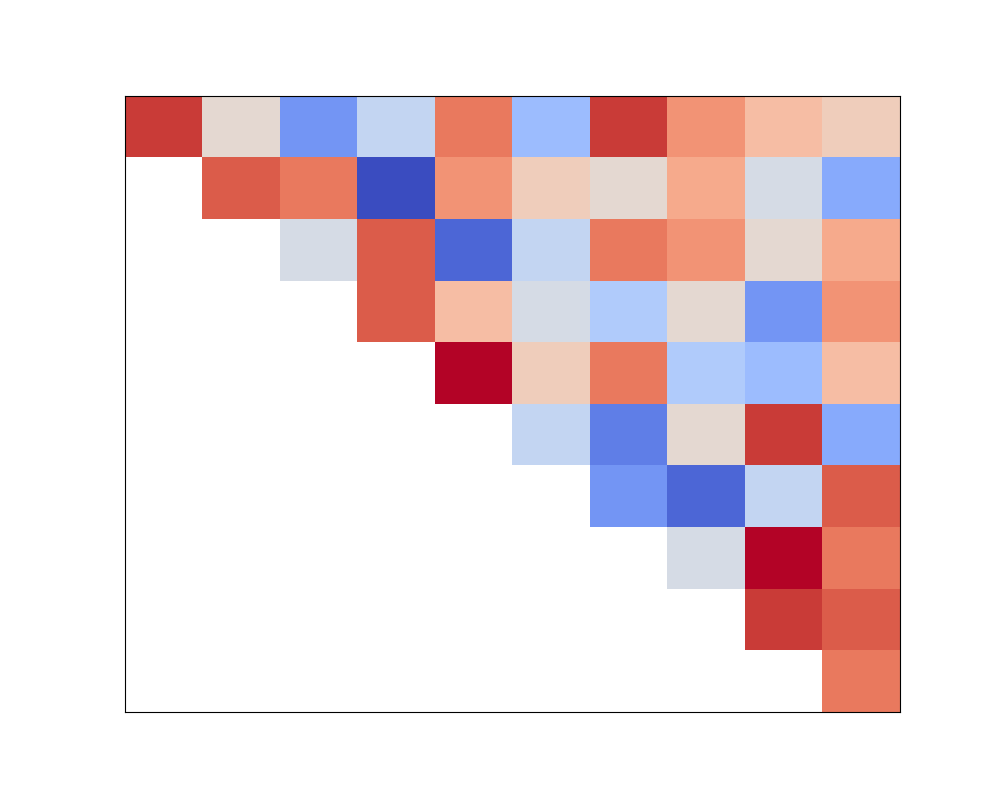

Source code (Python):
import matplotlib.pyplot as plt
import numpy as np

temperature_data = np.array([
    [33, 26, 20, 24, 31, 22, 33, 30, 28, 27],
    [28, 32, 31, 17, 30, 27, 26, 29, 25, 21],
    [19, 22, 25, 32, 18, 24, 31, 30, 26, 29],
    [33, 29, 31, 32, 28, 25, 23, 26, 20, 30],
    [28, 32, 21, 25, 34, 27, 31, 23, 22, 28],
    [29, 30, 22, 34, 31, 24, 19, 26, 33, 21],
    [23, 31, 34, 35, 33, 28, 20, 18, 24, 32],
    [30, 27, 26, 29, 30, 31, 32, 25, 34, 31],
    [31, 24, 25, 23, 22, 30, 27, 32, 33, 32],
    [19, 20, 29, 24, 28, 31, 21, 33, 30, 31],
])

mask = np.tril(np.ones(temperature_data.shape, dtype=bool), -1)
masked_data = np.ma.masked_where(mask, temperature_data)

fig, ax = plt.subplots(figsize=(10, 8))
# Change the colormap from 'hot' to 'coolwarm' for a new set of colors
ax.imshow(masked_data, cmap='coolwarm', interpolation='nearest', aspect='auto')

ax.set_xticks([])
ax.set_yticks([])

plt.show()
